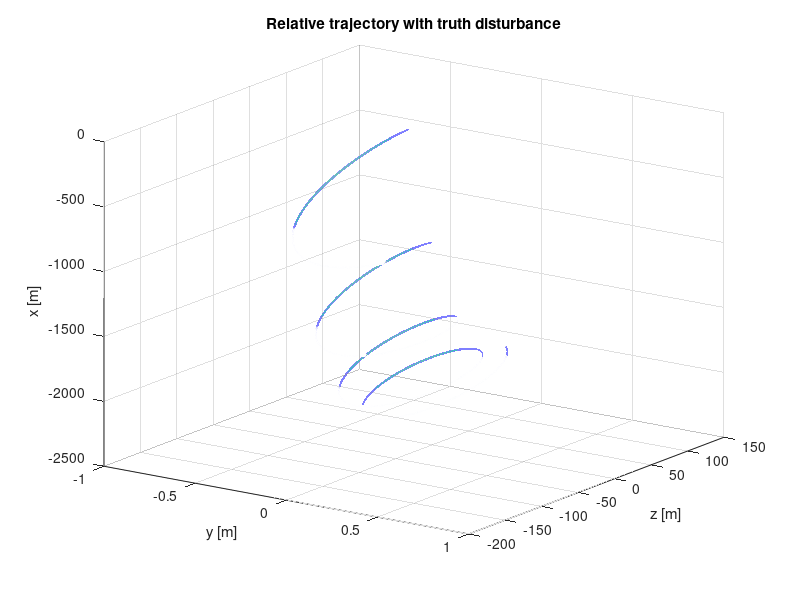
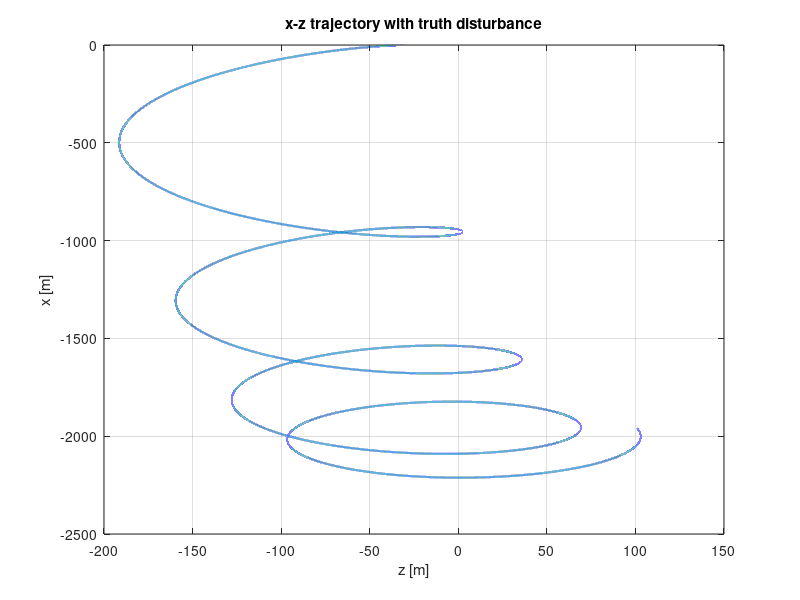
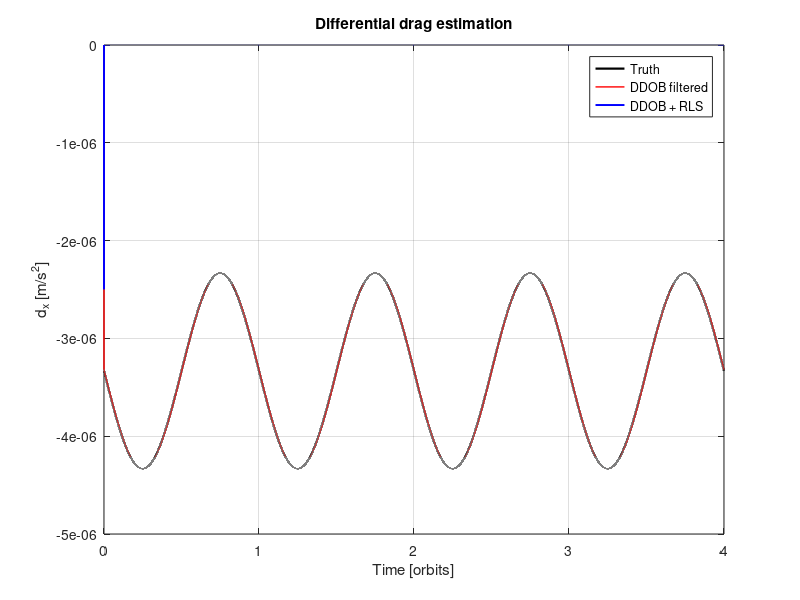
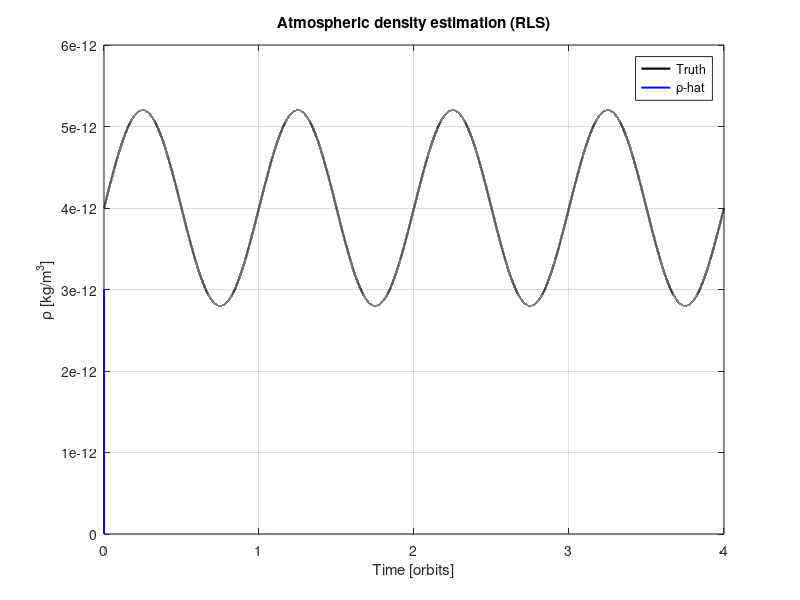

Recreate these plots in MATLAB, in order.
%% ddob_rls_yokota_hcw.m
% Dynamics + isolated DDOB estimator block + RLS atmospheric density estimator
% Based on:
% Yokota et al., "Differential Drag Estimation and Autonomous Control
% for Non-Cooperative Rendezvous"
%
% This script includes:
%   1) Paper-consistent HCW/Hill relative motion
%   2) A truth differential-drag disturbance input
%   3) An isolated DDOB estimator block
%   4) An RLS atmospheric-density estimator
%
% It does NOT yet include:
%   - guidance
%   - control
%   - feedback trigger

clear; clc; close all;

%% 1) Orbit parameters
mu = 3.986004418e14;      % [m^3/s^2]
Re = 6378.137e3;          % [m]
alt = 400e3;              % [m]
r0 = Re + alt;            % [m]

w = sqrt(mu / r0^3);      % [rad/s]
Torb = 2*pi / w;          % [s]
Vt = sqrt(mu / r0);       % [m/s] target orbital speed magnitude

fprintf('Mean motion w  = %.6e rad/s\n', w);
fprintf('Orbital period = %.2f min\n', Torb/60);
fprintf('Orbital speed  = %.3f km/s\n', Vt/1000);

%% 2) Spacecraft / drag parameters (for paper-style drag model)
Cd = 2.5;
mc = 500;     % [kg] chaser mass
Ac = 1;       % [m^2] chaser area
mt = 3000;    % [kg] target mass
At = 40;      % [m^2] target area

% Useful scalar coefficient in the paper's drag model
% d = rho * phi
% where phi depends on relative speed and spacecraft parameters
% (Eqs. 20-26 concept)
% We'll compute phi(k) each step.

%% 3) Paper-consistent continuous-time dynamics
% State X = [x; y; z; xd; yd; zd]
%
% xdd =  2*w*zd + ax
% ydd = -w^2*y  + ay
% zdd = -2*w*xd + 3*w^2*z + az

A = [0 0 0 1 0 0;
     0 0 0 0 1 0;
     0 0 0 0 0 1;
     0 0 0 0 0 2*w;
     0 -w^2 0 0 0 0;
     0 0 3*w^2 -2*w 0 0];

B = [0 0 0;
     0 0 0;
     0 0 0;
     1 0 0;
     0 1 0;
     0 0 1];

%% 4) Simulation settings
nOrbits = 4;
dt = 0.1;                         % [s]
t = (0:dt:nOrbits*Torb).';
N = numel(t);

% Exact discrete-time propagation
M = expm([A B; zeros(3,9)] * dt);
Ad = M(1:6,1:6);
Bd = M(1:6,7:9);

%% 5) Initial condition
X = zeros(6, N);
X(:,1) = [0; 0; -30; 0; 0; 0];

%% 6) Truth density model
% Instead of prescribing drag magnitude directly, prescribe density and
% generate drag through the paper-style drag model.
rhoTrue = zeros(1, N);

for k = 1:N
    tk = t(k);

    % Smooth varying density truth
    rhoTrue(k) = 4e-12 * (1 + 0.3*sin(2*pi*tk/Torb));   % [kg/m^3]
end

%% 7) Truth disturbance model from density
% dTruth(:,k) = rhoTrue(k) * phiTruth(k) * drag_direction
%
% Keep drag along x only for now, as in your current simplified setup.

dTruth   = zeros(3, N);
phiTruth = zeros(1, N);

for k = 1:N
    vrel_mag = norm(X(4:6, max(k,1)));  % initially zero, later overwritten more meaningfully
    phiTruth(k) = 0.5*Cd*(Ac/mc)*(Vt + vrel_mag)^2 ...
                - 0.5*Cd*(At/mt)*(Vt)^2;

    dTruth(:,k) = [rhoTrue(k) * phiTruth(k);
                   0;
                   0];
end

%% 8) Simulate truth dynamics with zero control
u = zeros(3,1);

for k = 1:N-1
    % recompute phi from current truth state velocity
    vrel_mag = norm(X(4:6,k));
    phiTruth(k) = 0.5*Cd*(Ac/mc)*(Vt + vrel_mag)^2 ...
                - 0.5*Cd*(At/mt)*(Vt)^2;

    dTruth(:,k) = [rhoTrue(k) * phiTruth(k);
                   0;
                   0];

    X(:,k+1) = Ad*X(:,k) + Bd*(u + dTruth(:,k));
end

% fill final sample consistently
vrel_mag = norm(X(4:6,N));
phiTruth(N) = 0.5*Cd*(Ac/mc)*(Vt + vrel_mag)^2 ...
            - 0.5*Cd*(At/mt)*(Vt)^2;
dTruth(:,N) = [rhoTrue(N) * phiTruth(N); 0; 0];

%% 9) Measurement model
% Start with noise-free state for DDOB + RLS validation.

Xmeas = X;

%% 10) Build measured acceleration from measured velocity
accMeas = zeros(3, N);

for k = 2:N
    accMeas(:,k) = (Xmeas(4:6,k) - Xmeas(4:6,k-1)) / dt;
end

%% 11) Isolated DDOB block (paper Eq. 18 concept)
% DDOB raw estimate:
%   d_hat_raw = xdd_meas - model_term - u - a_d
%
% Here:
%   u = 0
%   a_d = 0
%
% Then apply low-pass filter Q.

fc_Q = 10;                          % [Hz], paper Table 1 value
alphaQ = exp(-2*pi*fc_Q*dt);

dHatRaw  = zeros(3, N);
dHatFilt = zeros(3, N);

for k = 1:N
    xm = Xmeas(:,k);

    % model term from paper's circular HCW dynamics
    modelTerm = [ 2*w*xm(6);
                 -w^2*xm(2);
                 -2*w*xm(4) + 3*w^2*xm(3) ];

    dHatRaw(:,k) = accMeas(:,k) - modelTerm - u;

    if k == 1
        dHatFilt(:,k) = dHatRaw(:,k);
    else
        dHatFilt(:,k) = alphaQ*dHatFilt(:,k-1) + (1-alphaQ)*dHatRaw(:,k);
    end
end

%% 12) RLS atmospheric-density estimator
% Paper structure:
%   y = |DDOB|
%   y = phi * rho
% Estimate rho with scalar RLS, then reconstruct d_hat = rho_hat * phi.
%
% Since our simplified truth drag is along x only, use x-component here.

lambdaRLS = 0.999;
P = 1e20;                 % large initial covariance
rhoHat = zeros(1, N);
rhoHat(1) = 3e-12;        % initial guess

phiMeas = zeros(1, N);
phiFilt = zeros(1, N);
yRLS    = zeros(1, N);
dHatRLS = zeros(3, N);

for k = 1:N
    % Measured regressor phi from measured relative speed
    vrel_mag_meas = norm(Xmeas(4:6,k));
    phiMeas(k) = 0.5*Cd*(Ac/mc)*(Vt + vrel_mag_meas)^2 ...
               - 0.5*Cd*(At/mt)*(Vt)^2;

    % Paper uses Q in the regression path for phase alignment
    if k == 1
        phiFilt(k) = phiMeas(k);
    else
        phiFilt(k) = alphaQ*phiFilt(k-1) + (1-alphaQ)*phiMeas(k);
    end

    % Measurement y = |filtered DDOB|
    % For this simplified model, use x-component magnitude
    yRLS(k) = abs(dHatFilt(1,k));

    if k > 1
        phi_k = phiFilt(k);

        if abs(phi_k) > 1e-20
            K = (P * phi_k) / (lambdaRLS + phi_k^2 * P);
            rhoHat(k) = rhoHat(k-1) + K * (yRLS(k) - phi_k * rhoHat(k-1));
            P = (1/lambdaRLS) * (P - K * phi_k * P);
        else
            rhoHat(k) = rhoHat(k-1);
        end
    end

    % guard against nonphysical negative density
    rhoHat(k) = max(rhoHat(k), 0);

    % Reconstructed disturbance estimate from rho_hat
    dHatRLS(:,k) = [rhoHat(k) * phiMeas(k);
                    0;
                    0];
end

%% 13) Plot relative motion
figure();
plot3(X(2,:), X(3,:), X(1,:), 'LineWidth', 1.4);
grid on;
xlabel('y [m]');
ylabel('z [m]');
zlabel('x [m]');
title('Relative trajectory with truth disturbance');
view(35,20);

figure();
plot(X(3,:), X(1,:), 'LineWidth', 1.5);
grid on;
xlabel('z [m]');
ylabel('x [m]');
title('x-z trajectory with truth disturbance');

%% 14) Plot drag estimation comparison
figure();
plot(t/Torb, dTruth(1,:), 'k', 'LineWidth', 1.6); hold on;
plot(t/Torb, dHatFilt(1,:), 'r', 'LineWidth', 1.0);
plot(t/Torb, dHatRLS(1,:), 'b', 'LineWidth', 1.4);
grid on;
xlabel('Time [orbits]');
ylabel('d_x [m/s^2]');
title('Differential drag estimation');
legend('Truth', 'DDOB filtered', 'DDOB + RLS', 'Location', 'best');

%% 15) Plot atmospheric density estimate
figure();
plot(t/Torb, rhoTrue, 'k', 'LineWidth', 1.6); hold on;
plot(t/Torb, rhoHat, 'b', 'LineWidth', 1.4);
grid on;
xlabel('Time [orbits]');
ylabel('\rho [kg/m^3]');
title('Atmospheric density estimation (RLS)');
legend('Truth', '\rho-hat', 'Location', 'best');

%% 16) Simple estimation error summary
errRaw  = dHatRaw - dTruth;
errFilt = dHatFilt - dTruth;
errRLS  = dHatRLS - dTruth;

rmseRaw  = sqrt(mean(vecnorm(errRaw,2,1).^2));
rmseFilt = sqrt(mean(vecnorm(errFilt,2,1).^2));
rmseRLS  = sqrt(mean(vecnorm(errRLS,2,1).^2));

rhoRMSE = sqrt(mean((rhoHat - rhoTrue).^2));

fprintf('\nDDOB raw RMSE      = %.8e m/s^2\n', rmseRaw);
fprintf('DDOB filt RMSE     = %.8e m/s^2\n', rmseFilt);
fprintf('DDOB + RLS RMSE    = %.8e m/s^2\n', rmseRLS);
fprintf('Density RMSE       = %.8e kg/m^3\n', rhoRMSE);
